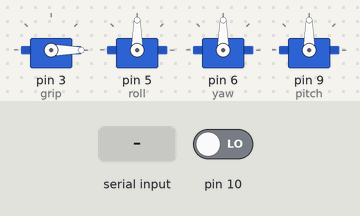
Simulated run of this sketch. Board: Arduino Uno, built with avr-gcc and run on an emulated ATmega328P. On the bench: 4 × servo. The inputs (shaded band) are chosen by the test bench; at power-on: pin 10 LOW. What the sketch prints to the serial monitor is not drawn.

Above: at 1.2 s.
1.3 s: "r90\n" received over Serial
At 3.7 s:
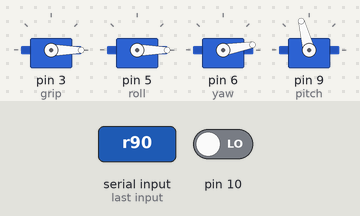
4.3 s: "pick" received over Serial
At 5.7 s:
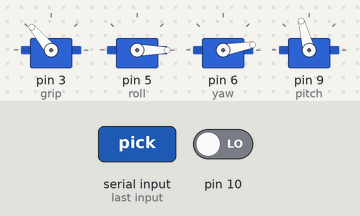
7.3 s: "r,45\n" received over Serial
At 9.1 s:
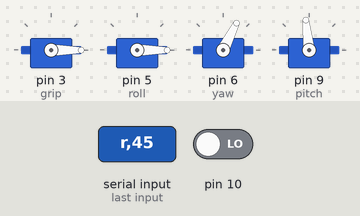
10.3 s: "r" received over Serial
At 12.5 s:
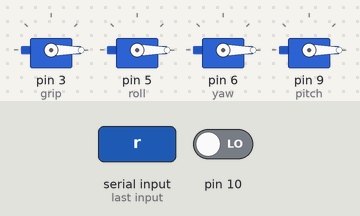
14.8 s: "pick" received over Serial
At 16.2 s:
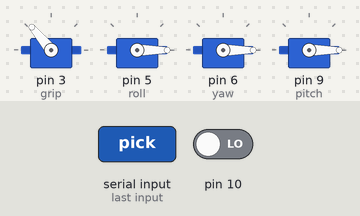
Timing chart, 0 to 17.8 s (numbered marks = the images above; inputs shaded):
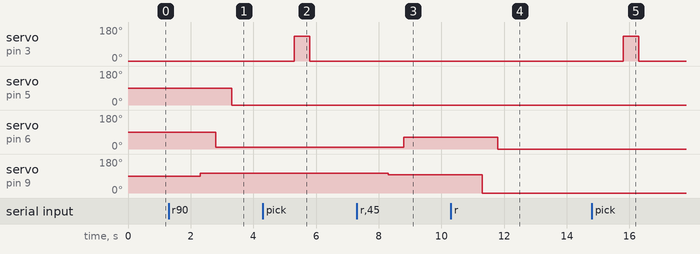

Measured:
- after the input at 1.3 s, servo on pin 5 (roll): 90° → 0° after 2.0 s; servo on pin 6 (yaw): 90° → 10° after 1.5 s; servo on pin 9 (pitch): 90° → 105° after 1.0 s
- after the input at 4.3 s, servo on pin 3 (grip): 0° → 130° after 1.0 s, → 0° 0.50 s later
- after the input at 7.3 s, servo on pin 6 (yaw): 10° → 63° after 1.5 s; servo on pin 9 (pitch): 105° → 96° after 1.0 s
- after the input at 10.3 s, servo on pin 6 (yaw): 63° → 0° after 1.5 s; servo on pin 9 (pitch): 96° → 0° after 1.0 s
- after the input at 14.8 s, servo on pin 3 (grip): 0° → 130° after 1.0 s, → 0° 0.50 s later

The sketch:

arduino_code.ino
```cpp
#include <Servo.h>
int p=0;
Servo grip;
Servo pitch;
Servo yaw;
Servo roll;
String s="";
//the servos for roll,pitch and yaw are to be separatly controlled by the robot using vision based system and inverse kinematics
//the input string is of format r120080040 where 120 is angle for pitch servo,80 for yaw and 40 for roll.
//If the input string is "pick" the grip will close.
// If the input string is "release" the grip will open.
void setup() {
  Serial.begin(9600);
  grip.attach(3);
  roll.attach(5);
  yaw.attach(6);
  pitch.attach(9);
  pinMode(10,INPUT);
}

void loop() {
  if(p==1)
  {
   if(digitalRead(10)==1)
          {
          Serial.println("itemFell");
          Serial.write('f');//object fell
          }
  }
  int d=0;
  grip.write(0);//open position

   if(Serial.available())
   {
     String s=Serial.readString();
     if(s=="pick")
    { grip.write(130);//close position

     delay(500);//delay to pick
     if(digitalRead(10)==0)
     {
     p=1;

     Serial.println("ItemPicked");
     Serial.write('p');//indicating item picked
     }
     else
     {
       Serial.println("Item not picked");
     Serial.write('n');//indicating item not picked
     }
    }
     else if (s=="release")
     {grip.write(0);//open position
       delay(500);
      p=0;
       Serial.println("ItemReleased");
     Serial.write('q');//indicating item released
     }
     else
     {
      if(s[0]=='r')
      {
        if(p==1)
        {
          if(digitalRead(10)==1)
          {
          Serial.println("Item fell");
          Serial.write('f');//object fell
          }
        }
        char a=s[1];char b=s[2];char c=s[3];char d=s[4];char e=s[5];char f=s[6];
        String api=String(a+b);
        int apitch=api.toInt();
        pitch.write(apitch);
        delay(500);
        Serial.println("moving pitch to :"+apitch);
        String aya=String(c+d);
        int ayaw=aya.toInt();
        yaw.write(ayaw);
         delay(500);
        Serial.println("moving yaw to :"+ayaw);
        String aro=String(e+f);
        int aroll=aro.toInt();
        roll.write(aroll);
         delay(500);
        Serial.println("moving roll to :"+aroll);
      }
      else
      {
        Serial.println("Incorrect input ");
        Serial.write('w');//incorrect input
      }
     }

   }


}
```
